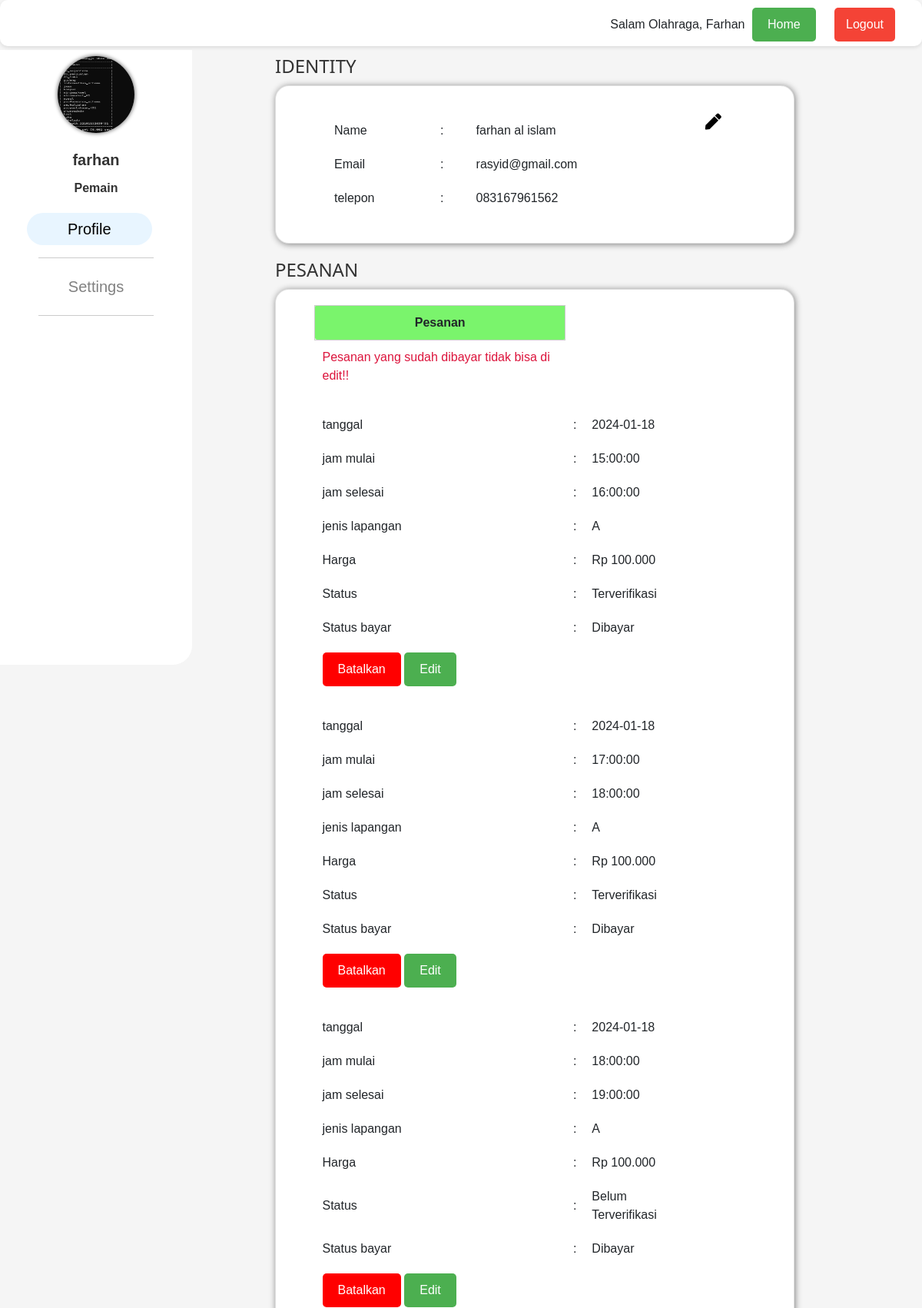
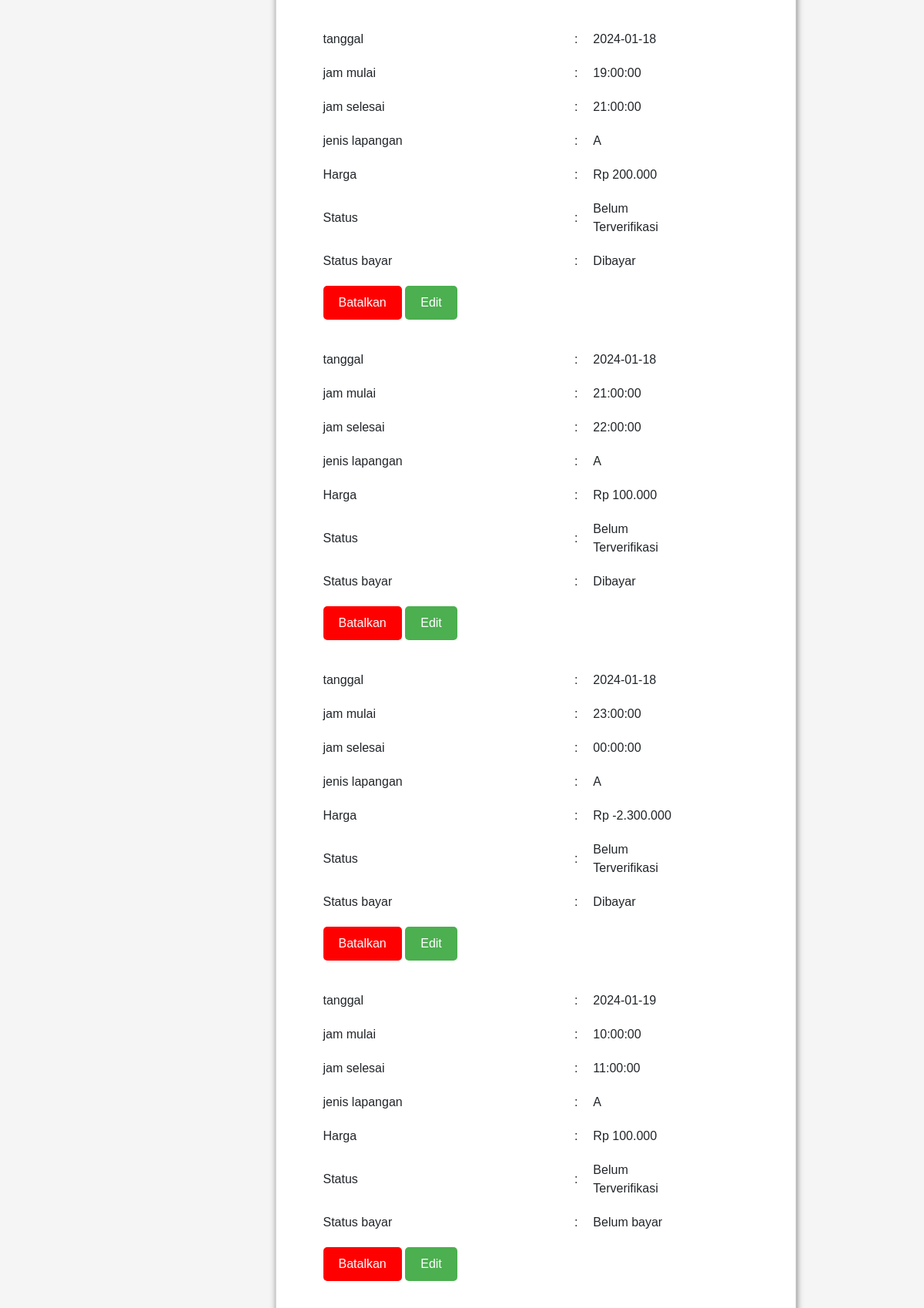
The page /profiluser.php (signed in, upper part) on the database its author committed (2 pictures, top to bottom).
### tables this page shows
CREATE TABLE `users` (
  `id` int(11) NOT NULL,
  `nama` varchar(255) NOT NULL,
  `email` varchar(70) NOT NULL,
  `telpon` varchar(30) NOT NULL,
  `foto` blob NOT NULL,
  `username` varchar(50) NOT NULL,
  `password` varchar(255) NOT NULL,
  `role` enum('admin','user') NOT NULL DEFAULT 'user'
);

CREATE TABLE `bookingan` (
  `id` int(11) NOT NULL,
  `nama` varchar(100) NOT NULL,
  `tanggal` date NOT NULL,
  `jam_mulai` time NOT NULL,
  `jam_selesai` time NOT NULL,
  `jenis_lapangan` enum('A','B') NOT NULL,
  `user_id` int(11) NOT NULL,
  `status` varchar(20) NOT NULL DEFAULT 'Belum Terverifikasi',
  `status_bayar` varchar(255) NOT NULL DEFAULT 'Belum bayar',
  `total_harga` decimal(10,2) DEFAULT NULL,
  `bukti_pembayaran` blob NOT NULL,
  `lapangan_id` int(11) DEFAULT NULL
);

CREATE TABLE `lapangan` (
  `id` int(11) NOT NULL,
  `nama_lapangan` varchar(50) DEFAULT NULL,
  `harga_per_jam` decimal(10,2) DEFAULT NULL
);

### profiluser.php (the view, shortened to what this page needs)
<?php
  include 'includes/db_connection.php';
$user_id = $_SESSION['user_id'];
$id_lapangan = 1;
$sql_get_harga_per_jam = "SELECT harga_per_jam FROM lapangan WHERE id = ?";
$stmt_get_harga_per_jam = $conn->prepare($sql_get_harga_per_jam);
$stmt_get_harga_per_jam->bind_param("i", $id_lapangan);
$stmt_get_harga_per_jam->execute();
$result_harga_per_jam = $stmt_get_harga_per_jam->get_result();
if ($result_harga_per_jam->num_rows == 1) {
    $row_harga_per_jam = $result_harga_per_jam->fetch_assoc();
    $harga_per_jam = $row_harga_per_jam['harga_per_jam'];
} else {
    $harga_per_jam = 0;
}
$sql_get_user_bookings = "SELECT * FROM bookingan WHERE user_id = ?";
$stmt_get_user_bookings = $conn->prepare($sql_get_user_bookings);
$stmt_get_user_bookings->bind_param("i", $user_id);
$stmt_get_user_bookings->execute();
$result_user_bookings = $stmt_get_user_bookings->get_result();
$sql_get_user = "SELECT * FROM users WHERE id = ?";
$stmt_get_user = $conn->prepare($sql_get_user);
$stmt_get_user->bind_param("i", $user_id);
$stmt_get_user->execute();
$result_user = $stmt_get_user->get_result();
if ($result_user === false) {
    echo "Terjadi kesalahan saat mengambil data pemesanan.";
} else {
    $user_data = $result_user->fetch_assoc();
}
?>
<!DOCTYPE html>
<html lang="en">
<head>
    <link rel="stylesheet" href="css/profil.css">
    <link rel="stylesheet" href="https://cdnjs.cloudflare.com/ajax/libs/font-awesome/5.12.1/css/all.min.css">
    <link rel="stylesheet" href="https://cdn.jsdelivr.net/npm/bootstrap@5.0.2/dist/css/bootstrap.min.css">
    <link rel="stylesheet" href="https://cdn.jsdelivr.net/npm/bootstrap-icons@1.5.0/font/bootstrap-icons.css">
    <link rel="stylesheet" href="https://cdn.jsdelivr.net/npm/sweetalert2@11">
</head>
<body>
    <?php include 'navbarprofil.php'; ?>
    <div class="sidenav">
        <div class="profile">
            <img src="uploads/<?php echo $user_data['foto']; ?>" alt="Foto Pengguna" width="100" height="100">
            <div class="name">
                <?php echo $user_data['username']; ?>
            </div>
            <div class="job">
                Pemain
            </div>
        </div>
        <div class="sidenav-url">
            <div class="url">
                <a href="#profile" class="active">Profile</a>
                <hr align="center">
            </div>
            <div class="url">
                <a href="#settings">Settings</a>
                <hr align="center">
            </div>
        </div>
    </div>
    <div class="main" style="margin-top: 6%;">
        <h2>IDENTITY</h2>
        <div class="card">
            <div class="card-body">
                <a href="edit_profil.php"><i class="fa fa-pen fa-xs edit" style="color: Black"></i></a>
                <table style="height: fit-content;">
                    <tbody>
                        <tr>
                        <tr>
                            <td>Name</td>
                            <td>:</td>
                            <td><?php echo $user_data['nama']; ?></td>
                        </tr>
                        <tr>
                            <td>Email</td>
                            <td>:</td>
                            <td><?php echo $user_data['email']; ?></td>
                        </tr>
                        <tr>
                            <td>telepon</td>
                            <td>:</td>
                            <td><?php echo $user_data['telpon']; ?></td>
                        </tr>
                    </tbody>
                </table>
            </div>
        </div>
        <h2>PESANAN</h2>
        <div class="card">
            <?php if ($result_user_bookings->num_rows > 0): ?>
            <table>
                <thead>
                    <tr>
                        <th align="left">Pesanan</th>
                    </tr>
                    <tr>
                        <td align="center" style="color:crimson;">Pesanan yang sudah dibayar tidak bisa di edit!!</td>
                    </tr>
                </thead>
                <tbody>
                    <?php while ($row = $result_user_bookings->fetch_assoc()): ?>
                    <tr>
                        <td>
                    <tr>
                        <td><label>tanggal</label></td>
                        <td>:</td>
                        <td><?php echo $row['tanggal']; ?></td>
                    </tr>
                    <tr>
                        <td><label>jam mulai </label></td>
                        <td>:</td>
                        <td><?php echo $row['jam_mulai']; ?></td>
                    </tr>
                    <tr>
                        <td><label>jam selesai </label></td>
                        <td>:</td>
                        <td><?php echo $row['jam_selesai']; ?></td>
                    </tr>
                    <tr>
                        <td><label>jenis lapangan </label></td>
                        <td>:</td>
                        <td><?php echo $row['jenis_lapangan']; ?></td>
                    </tr>
                    <tr>
                        <td><label>Harga </label></td>
                        <td>:</td>
                        <td>
                            <?php
                            $jam_mulai = strtotime($row['jam_mulai']);
                            $jam_selesai = strtotime($row['jam_selesai']);
                            $durasi = ($jam_selesai - $jam_mulai) / (60 * 60);
                            $total_harga = $durasi * $harga_per_jam;
                            echo 'Rp ' . number_format($total_harga, 0, ',', '.');
                            ?>
                    </tr>
                    </td>
                    <tr>
                        <td>
                            <label>Status </label>
                        <td>:</td>
                        </td>
                        <td>
                            <?php echo $row['status']; ?><br></td>
                    </tr>
                    <tr>
                        <td>
                            <label>Status bayar</label>
                        <td>:</td>
                        </td>
                        <td>
                            <?php echo $row['status_bayar']; ?><br></td>
                    </tr>
                    <tr>
                        <td>
                            <button style="background-color: red;"
                                onclick="showCancelAlert(<?php echo $row['id']; ?>)">Batalkan</button>
                            <?php
                if ($row['status_bayar'] == 'Dibayar') {
                    echo '<button disabled>Edit</button>';
                } else {
                    echo '<button><a href="edit_boking.php?id=' . $row['id'] . '">Edit</a></button>';
                }
                ?>
                        </td>
                    </tr>
                    </tr>
                    <?php endwhile; ?>
                </tbody>
            </table>
            <?php else: ?>
            <p>Anda belum melakukan pemesanan.</p>
            <?php endif; ?>
        </div>
</body>
</html>

### css/profil.css (style rules this page uses)
* { margin: 0; }
.sidenav { background-color: #fff; color: #333; border-bottom-right-radius: 25px; height: 100vh; left: 0; overflow-x: hidden; padding-top: 20px; position: absolute; top: 65px; width: 250px; z-index: -1; position: fixed; overflow-y: auto; }
.profile { margin-bottom: 20px; margin-top: -12px; text-align: center; }
.profile img { border-radius: 50%; box-shadow: 0px 0px 5px 1px grey; }
.name { font-size: 20px; font-weight: bold; padding-top: 20px; }
.job { font-size: 16px; font-weight: bold; padding-top: 10px; }
.url, hr { text-align: center; }
.url hr { margin-left: 20%; width: 60%; }
.url a { color: #818181; display: block; font-size: 20px; margin: 10px 0; padding: 6px 8px; text-decoration: none; }
.url a:hover, .url .active { background-color: #e8f5ff; border-radius: 28px; color: #000; margin-left: 14%; width: 65%; }
.main { margin-top: 10%; margin-left: 29%; font-size: 28px; padding: 0 10px; width: 58%; }
.main h2 { color: #333; font-family: 'Segoe UI', Tahoma, Geneva, Verdana, sans-serif; font-size: 24px; margin-bottom: 10px; }
.main .card { background-color: #fff; border-radius: 18px; box-shadow: 1px 1px 8px 0 grey; height: auto; margin-bottom: 20px; padding: 20px 0 20px 50px; }
.main .card table { border: none!important; font-size: 16px; height: 270px; width: 80%; }
.edit { position: absolute; color: #e7e7e8; right: 14%; }

### css/style.css (style rules this page uses)
body { font-family: sans-serif; background-color: #f5f5f5; align-items: center; min-height: 100vh; margin: 0; }
table { width: 100%; border: none; }
table th, table td { border: 1px solid #ccc; padding: 10px; text-align: center; border-radius: 3px; }
table th { background-color: #7af46c; text-align: center; }
tbody tr td { text-align: center; }

### profiluser.php (style rules this page uses)
button { background-color: #4CAF50; color: white; padding: 10px 20px; border: none; border-radius: 5px; cursor: pointer; }
button a { color: white; text-decoration: none; }
table td { border: none !important; text-align: left !important; }

### rows shown on the page
users: foto (picture), username "farhan", nama "farhan al islam", email "rasyid@gmail.com", telpon "083167961562"
bookingan: tanggal "2024-01-18", jam_mulai "15:00:00", jam_selesai "16:00:00", jenis_lapangan "A", total_harga "100.000", status "Terverifikasi", status_bayar "Dibayar", shows "Edit"
bookingan: tanggal "2024-01-18", jam_mulai "17:00:00", jam_selesai "18:00:00", jenis_lapangan "A", total_harga "100.000", status "Terverifikasi", status_bayar "Dibayar", shows "Edit"
bookingan: tanggal "2024-01-18", jam_mulai "18:00:00", jam_selesai "19:00:00", jenis_lapangan "A", total_harga "100.000", status "Belum Terverifikasi", status_bayar "Dibayar", shows "Edit"
bookingan: tanggal "2024-01-18", jam_mulai "19:00:00", jam_selesai "21:00:00", jenis_lapangan "A", total_harga "200.000", status "Belum Terverifikasi", status_bayar "Dibayar", shows "Edit"
bookingan: tanggal "2024-01-18", jam_mulai "21:00:00", jam_selesai "22:00:00", jenis_lapangan "A", total_harga "100.000", status "Belum Terverifikasi", status_bayar "Dibayar", shows "Edit"
bookingan: tanggal "2024-01-18", jam_mulai "23:00:00", jam_selesai "00:00:00", jenis_lapangan "A", total_harga "-2.300.000", status "Belum Terverifikasi", status_bayar "Dibayar", shows "Edit"
bookingan: tanggal "2024-01-19", jam_mulai "10:00:00", jam_selesai "11:00:00", jenis_lapangan "A", total_harga "100.000", status "Belum Terverifikasi", status_bayar "Belum bayar"

### other values the page prints
$_SESSION['username'] "Farhan"
